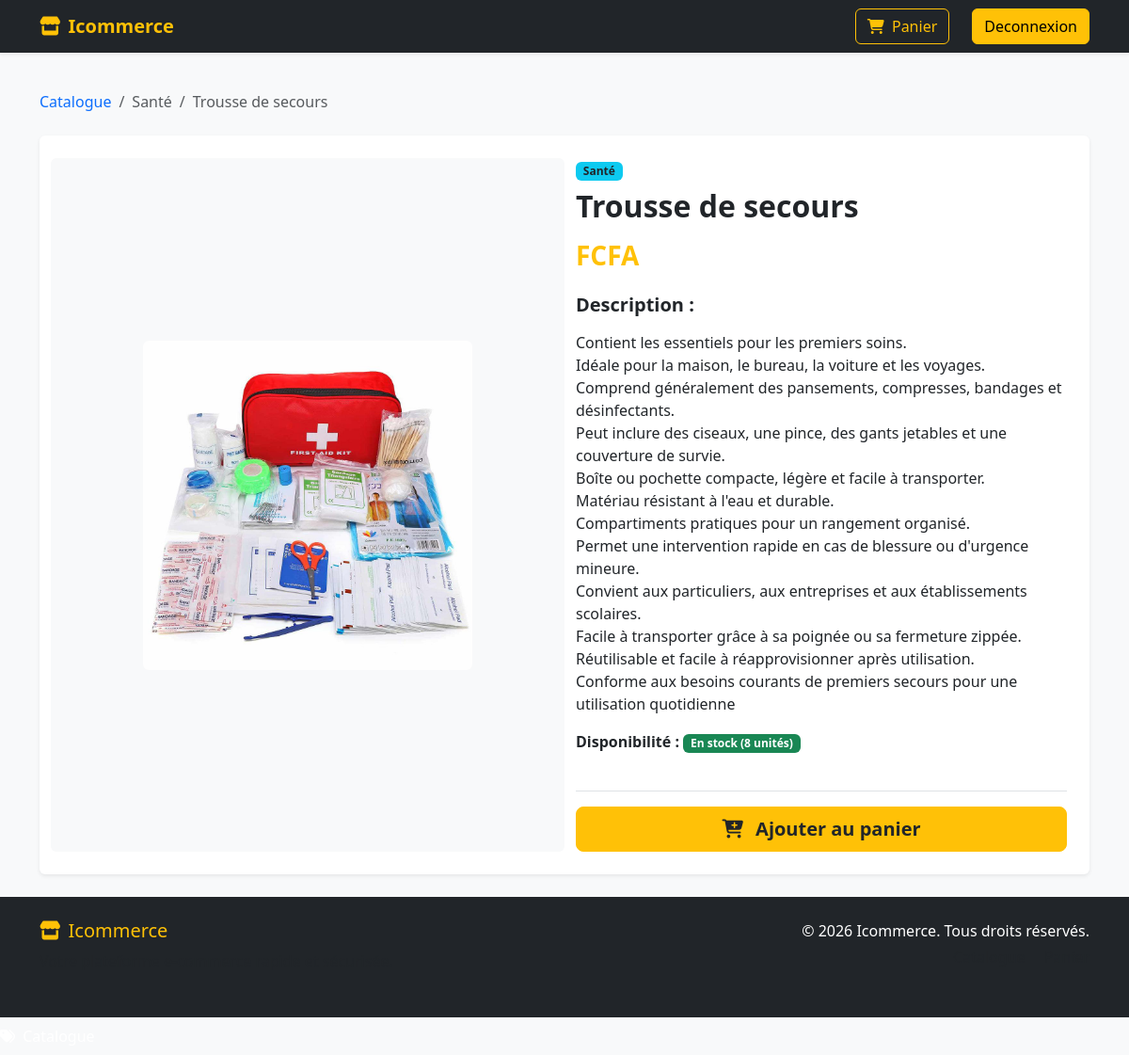
The page /produit/5/ on the database its author committed.
### vente/models.py (models this page shows, shortened)
class Produit(models.Model):
    categorie = models.ForeignKey(Categorie, on_delete=models.CASCADE)
    designation = models.CharField(max_length=150)
    description = models.TextField()
    prix_achat = models.DecimalField(max_digits=10, decimal_places=2, default=0)
    prix_vente = models.DecimalField(max_digits=10, decimal_places=2, default=0)
    stock = models.PositiveIntegerField(default=0)
    image = models.ImageField(upload_to='produits/', blank=True, null=True)

class Categorie(models.Model):
    nom = models.CharField(max_length=100)
    description = models.TextField(blank=True)

### vente/views.py (the view)
# urls.py: path('produit/<int:produit_id>/', views.produit_detail, name='produit_detail'),
def produit_detail(request, produit_id):
    produit = get_object_or_404(Produit, id=produit_id)
    context = {
        'produit': produit
    }
    return render(request, 'vente/produit_detail.html', context)

### vente/templates/vente/produit_detail.html (shortened to what this page needs)
{% extends 'vente/base.html' %}
{% load static %}
{% block content %}
<div class="container">
    <nav aria-label="breadcrumb" class="mb-4">
        <ol class="breadcrumb">
            <li class="breadcrumb-item"><a href="{% url 'vente:catalogue' %}" class="text-decoration-none">Catalogue</a></li>
            <li class="breadcrumb-item text-muted">{{ produit.categorie.nom }}</li>
            <li class="breadcrumb-item active" aria-current="page">{{ produit.designation }}</li>
        </ol>
    </nav>
    <div class="card border-0 shadow-sm">
        <div class="card-body p-4">
            <div class="row g-4">
                <div class="col-md-6 text-center bg-light p-4 rounded d-flex align-items-center justify-content-center" style="min-height: 350px;">
                    {% if produit.image %}
                        <img src="{{ produit.image.url }}" class="img-fluid rounded" style="max-height: 350px;" alt="{{ produit.designation }}">
                    {% else %}
                        <div class="text-muted">
                            <i class="fa-solid fa-image fa-5x mb-3"></i>
                            <p>Aucune image disponible</p>
                        </div>
                    {% endif %}
                </div>
                <div class="col-md-6 d-flex flex-column justify-content-between">
                    <div>
                        <span class="badge bg-info text-dark mb-2">{{ produit.categorie.nom }}</span>
                        <h2 class="fw-bold text-dark mb-3">{{ produit.designation }}</h2>
                        <h3 class="text-warning fw-bold mb-4">{{ produit.prix }} FCFA</h3>
                        <h5 class="fw-bold">Description :</h5>
                        <p class="text-muted">{{ produit.description|linebreaks }}</p>
                        <div class="mb-3">
                            <span class="fw-semibold">Disponibilité :</span>
                            {% if produit.stock > 0 %}
                                <span class="badge bg-success">En stock ({{ produit.stock }} unités)</span>
                            {% else %}
                                <span class="badge bg-danger">En rupture de stock</span>
                            {% endif %}
                        </div>
                    </div>
                    <div class="pt-3 border-top mt-4">
                        {% if produit.stock > 0 %}
                            <a href="{% url 'vente:ajouter_au_panier' produit.id %}" class="btn btn-warning btn-lg w-100 text-dark fw-bold">
                                <i class="fa-solid fa-cart-plus me-2"></i> Ajouter au panier
                            </a>
                        {% else %}
                            <button class="btn btn-secondary btn-lg w-100" disabled>Rupture de stock</button>
                        {% endif %}
                    </div>
                </div>
            </div>
        </div>
    </div>
</div>
{% endblock %}

### rows shown on the page
Produit: categorie.nom "Santé", designation "Trousse de secours", image (picture), description "Contient les essentiels pour les premiers soins. Idéale pour la maison, le bureau, la voiture et les voyages. Comprend généralement des pansements, compresses, bandages et désinfectants. Peut inclure des ciseaux, une pince, des gants jetables et une couverture de survie. Boîte ou pochette compacte, légère et facile à transporter. Matériau résistant à l'eau et durable. Compartiments pratiques pour un rangement organisé. Permet une intervention rapide en cas de blessure ou d'urgence mineure. Convient aux particuliers, aux entreprises et aux établissements scolaires. Facile à transporter grâce à sa poignée ou sa fermeture zippée. Réutilisable et facile à réapprovisionner après utilisation.…", stock "8"
